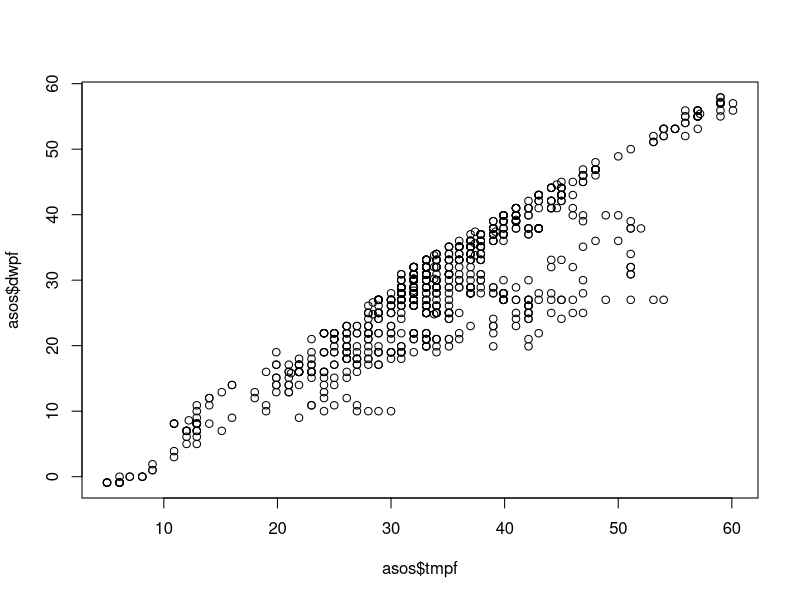
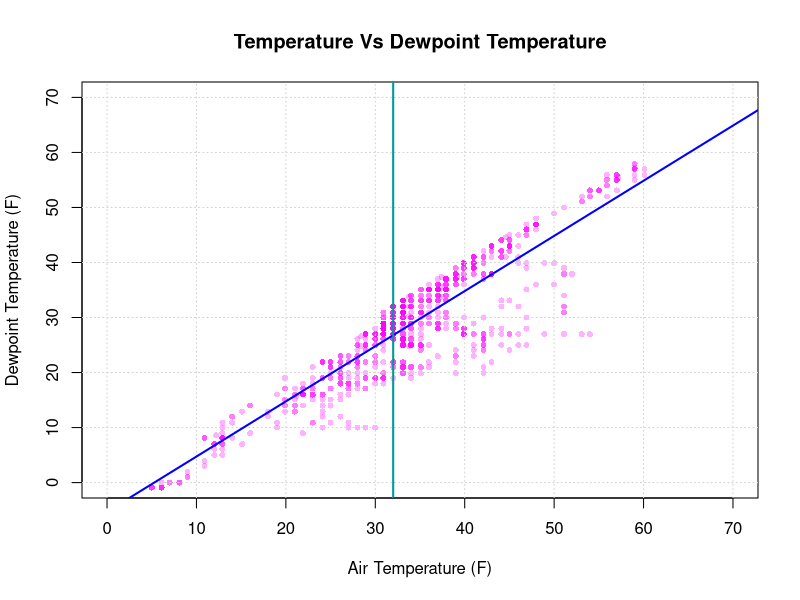
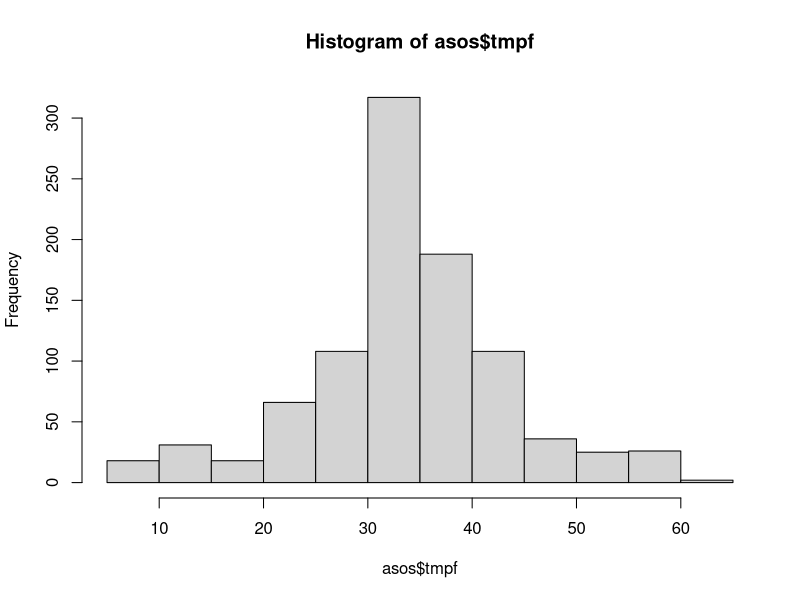
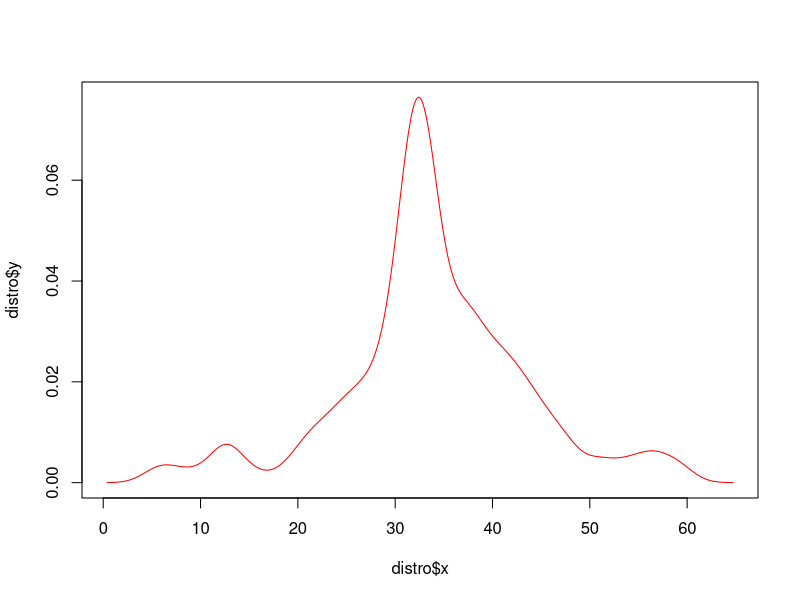
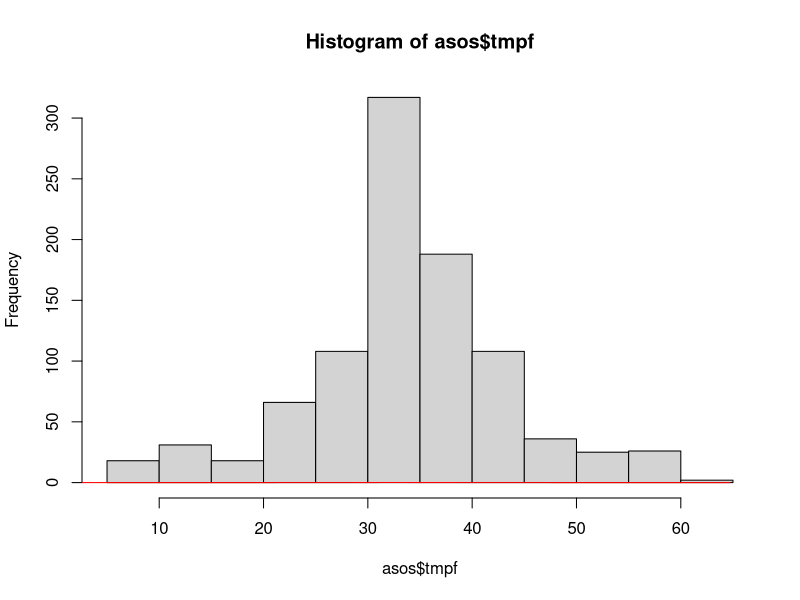
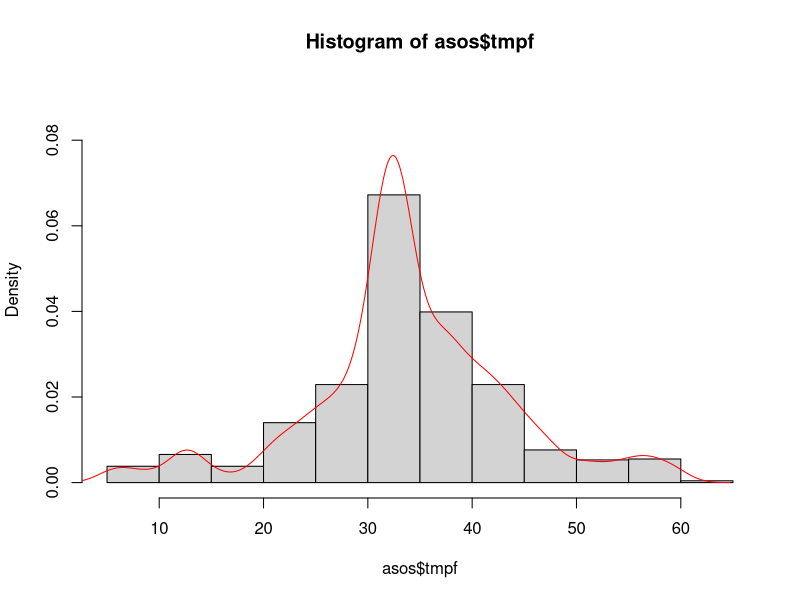
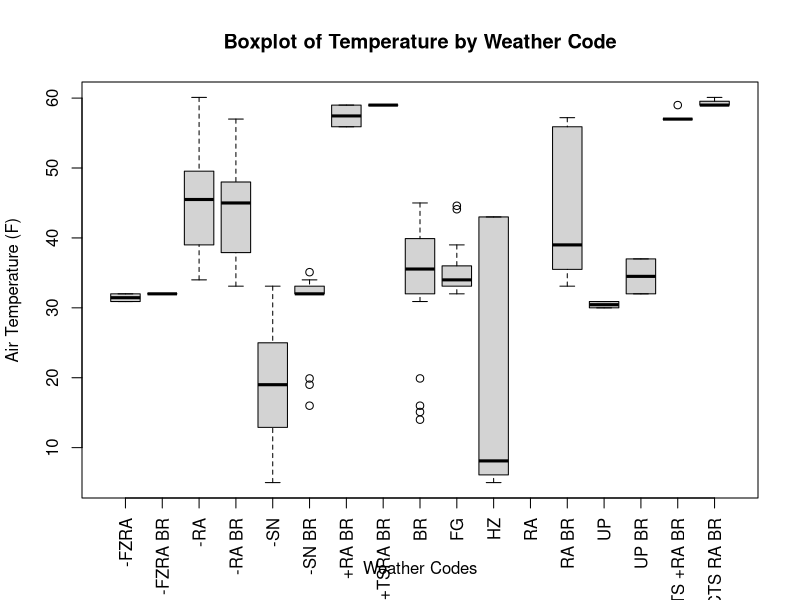

Recreate these plots in R, in order.
getwd() # check your current directory 
setwd('C:/Users/Downi/Documents/GitHub/EAPS_310_R-ShortCourse/5-Visualization Options in R/') # ENTER YOUR OWN DIRECTORY
getwd()

# the file may be a txt but the IEM site noted that it was comma delimited, so read.csv is appropriate.
asos <- read.csv('LAF.txt', header=T, stringsAsFactors=F, na.strings='null')

# before we get into visualization, we need to clean up some of the column data types.
# the station and wxcodes should be factors
asos$station <- as.factor(asos$station)
asos$wxcodes <- as.factor(asos$wxcodes)
levels(asos$wxcodes)

# Now, lets get down to visualizing!

plot(asos$tmpf, asos$dwpf)
# We could have summarized the data but there wouldn't have been anything in the summary that would have told us
# that there was a linear relationship between temperature and dewpoint temperature.
# Let's clean up this figure a little more.

customColor <- rgb(red=1, green=0, blue=1, alpha=0.3) 
# if you want to specify a transparency to your points, the above is the only way in base graphics.

plot(asos$tmpf, asos$dwpf,
     pch=16, cex=0.8, col=customColor,
     main='Temperature Vs Dewpoint Temperature',
     xlab='Air Temperature (F)',
     ylab='Dewpoint Temperature (F)',
     xlim=c(0,70),
     ylim=c(0,70),
     )
# lets add a grid to make it a little clearer looking
grid()

# This is a major improvement! How about we add a linear model fit line . . .
linearModel <- lm(dwpf~tmpf, data=asos)
abline(linearModel, col='blue', lwd=2)

# Let's mark out the freezing point, since this is a relevant value that we may care about.
lines(x=c(32,32), y=c(-20, 100), col='#009999', lwd=2)
# The x vector has duplicate values in order to match the length of y. The values were chosen so that
# the line would extend beyond the boundaries of the plot.


# Histograms

hist(asos$tmpf)

# What about the histograms continous cousin? The density plot can be had with base R as well, it just takes
# an extra step.
distro <- density(asos$tmpf, na.rm=T)
plot(distro$x, distro$y, type='l', col='red') # line plot

# lets combine them!
hist(asos$tmpf)
lines(distro, type='l', col='red')

# Well, that didn't work at all! Why not? Notice the y-axis, it's frequency, not probability. We need to
# set the probability argument in histogram to be true.
hist(asos$tmpf, prob=T, ylim=c(0,0.09))
lines(distro, type='l', col='red')


# Box and Whisker Plots
# if you look at the boxplot documentation, you'll see that the first argument is a formula.
# This formula is no different than that of the lm function. Here it is a continous value ~ grouping variable
boxplot(tmpf~wxcodes, data=asos, las=3,
        xlab='Weather Codes',
        ylab='Air Temperature (F)',
        main='Boxplot of Temperature by Weather Code')

# The las argument used here rotates the tick labels.
# You might notice that weather codes are overlapping with the axis label.
# Despite spending a fair amount of time trying to sort out how to pad the axis, I failed to do so.
# This is a great place to add something to the course if you can find a solution!
